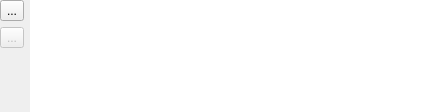
<?xml version="1.0" encoding="UTF-8"?>
<ui version="4.0">
 <class>QgsKeyValueWidgetBase</class>
 <widget class="QWidget" name="QgsKeyValueWidgetBase">
  <property name="geometry">
   <rect>
    <x>0</x>
    <y>0</y>
    <width>426</width>
    <height>112</height>
   </rect>
  </property>
  <property name="minimumSize">
   <size>
    <width>300</width>
    <height>82</height>
   </size>
  </property>
  <property name="windowTitle">
   <string>Form</string>
  </property>
  <layout class="QHBoxLayout" name="horizontalLayout_3">
   <property name="leftMargin">
    <number>0</number>
   </property>
   <property name="topMargin">
    <number>0</number>
   </property>
   <property name="rightMargin">
    <number>0</number>
   </property>
   <property name="bottomMargin">
    <number>0</number>
   </property>
   <item>
    <layout class="QVBoxLayout" name="verticalLayout">
     <item>
      <widget class="QToolButton" name="addButton">
       <property name="toolTip">
        <string>Add entry</string>
       </property>
       <property name="text">
        <string>...</string>
       </property>
       <property name="icon">
        <iconset resource="../../images/images.qrc">
         <normaloff>:/images/themes/default/mActionAdd.svg</normaloff>:/images/themes/default/mActionAdd.svg</iconset>
       </property>
      </widget>
     </item>
     <item>
      <widget class="QToolButton" name="removeButton">
       <property name="enabled">
        <bool>false</bool>
       </property>
       <property name="toolTip">
        <string>Remove entry</string>
       </property>
       <property name="text">
        <string>...</string>
       </property>
       <property name="icon">
        <iconset resource="../../images/images.qrc">
         <normaloff>:/images/themes/default/mActionRemove.svg</normaloff>:/images/themes/default/mActionRemove.svg</iconset>
       </property>
      </widget>
     </item>
     <item>
      <spacer name="verticalSpacer">
       <property name="orientation">
        <enum>Qt::Vertical</enum>
       </property>
       <property name="sizeHint" stdset="0">
        <size>
         <width>20</width>
         <height>40</height>
        </size>
       </property>
      </spacer>
     </item>
    </layout>
   </item>
   <item>
    <widget class="QTableView" name="tableView">
     <property name="frameShape">
      <enum>QFrame::NoFrame</enum>
     </property>
     <property name="editTriggers">
      <set>QAbstractItemView::AnyKeyPressed|QAbstractItemView::CurrentChanged|QAbstractItemView::DoubleClicked|QAbstractItemView::EditKeyPressed</set>
     </property>
     <property name="selectionMode">
      <enum>QAbstractItemView::SingleSelection</enum>
     </property>
     <property name="selectionBehavior">
      <enum>QAbstractItemView::SelectRows</enum>
     </property>
     <property name="sortingEnabled">
      <bool>false</bool>
     </property>
     <attribute name="horizontalHeaderStretchLastSection">
      <bool>true</bool>
     </attribute>
     <attribute name="verticalHeaderVisible">
      <bool>false</bool>
     </attribute>
    </widget>
   </item>
  </layout>
 </widget>
 <resources>
  <include location="../../images/images.qrc"/>
 </resources>
 <connections/>
</ui>
